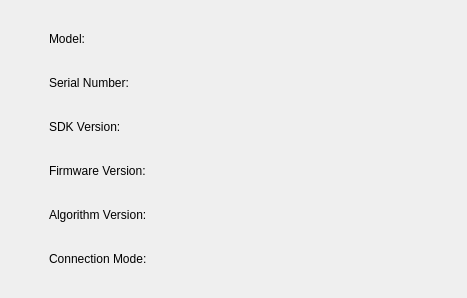
<?xml version="1.0" encoding="UTF-8"?>
<ui version="4.0">
 <class>CameraInfoWidget</class>
 <widget class="QWidget" name="CameraInfoWidget">
  <property name="geometry">
   <rect>
    <x>0</x>
    <y>0</y>
    <width>467</width>
    <height>298</height>
   </rect>
  </property>
  <property name="windowTitle">
   <string>Camera Info</string>
  </property>
  <layout class="QVBoxLayout" name="verticalLayout">
   <property name="leftMargin">
    <number>40</number>
   </property>
   <property name="topMargin">
    <number>20</number>
   </property>
   <property name="rightMargin">
    <number>40</number>
   </property>
   <property name="bottomMargin">
    <number>20</number>
   </property>
   <item>
    <widget class="QWidget" name="widget" native="true">
     <layout class="QHBoxLayout" name="horizontalLayout">
      <item>
       <widget class="QLabel" name="label">
        <property name="text">
         <string>Model:</string>
        </property>
       </widget>
      </item>
      <item>
       <spacer name="horizontalSpacer">
        <property name="orientation">
         <enum>Qt::Horizontal</enum>
        </property>
        <property name="sizeHint" stdset="0">
         <size>
          <width>40</width>
          <height>20</height>
         </size>
        </property>
       </spacer>
      </item>
      <item>
       <widget class="QLabel" name="modelLabel"/>
      </item>
     </layout>
    </widget>
   </item>
   <item>
    <widget class="QWidget" name="widget_2" native="true">
     <layout class="QHBoxLayout" name="horizontalLayout_2">
      <item>
       <widget class="QLabel" name="label_7">
        <property name="text">
         <string>Serial Number:</string>
        </property>
       </widget>
      </item>
      <item>
       <spacer name="horizontalSpacer_2">
        <property name="orientation">
         <enum>Qt::Horizontal</enum>
        </property>
        <property name="sizeHint" stdset="0">
         <size>
          <width>40</width>
          <height>20</height>
         </size>
        </property>
       </spacer>
      </item>
      <item>
       <widget class="QLabel" name="snLabel"/>
      </item>
     </layout>
    </widget>
   </item>
   <item>
    <widget class="QWidget" name="widget_3" native="true">
     <layout class="QHBoxLayout" name="horizontalLayout_3">
      <item>
       <widget class="QLabel" name="label_8">
        <property name="text">
         <string>SDK Version:</string>
        </property>
       </widget>
      </item>
      <item>
       <spacer name="horizontalSpacer_3">
        <property name="orientation">
         <enum>Qt::Horizontal</enum>
        </property>
        <property name="sizeHint" stdset="0">
         <size>
          <width>40</width>
          <height>20</height>
         </size>
        </property>
       </spacer>
      </item>
      <item>
       <widget class="QLabel" name="sdkVerLabel"/>
      </item>
     </layout>
    </widget>
   </item>
   <item>
    <widget class="QWidget" name="widget_4" native="true">
     <layout class="QHBoxLayout" name="horizontalLayout_4">
      <item>
       <widget class="QLabel" name="label_9">
        <property name="text">
         <string>Firmware Version:</string>
        </property>
       </widget>
      </item>
      <item>
       <spacer name="horizontalSpacer_4">
        <property name="orientation">
         <enum>Qt::Horizontal</enum>
        </property>
        <property name="sizeHint" stdset="0">
         <size>
          <width>40</width>
          <height>20</height>
         </size>
        </property>
       </spacer>
      </item>
      <item>
       <widget class="QLabel" name="firmwareVerLabel"/>
      </item>
     </layout>
    </widget>
   </item>
   <item>
    <widget class="QWidget" name="widget_5" native="true">
     <layout class="QHBoxLayout" name="horizontalLayout_5">
      <item>
       <widget class="QLabel" name="label_10">
        <property name="text">
         <string>Algorithm Version:</string>
        </property>
       </widget>
      </item>
      <item>
       <spacer name="horizontalSpacer_5">
        <property name="orientation">
         <enum>Qt::Horizontal</enum>
        </property>
        <property name="sizeHint" stdset="0">
         <size>
          <width>40</width>
          <height>20</height>
         </size>
        </property>
       </spacer>
      </item>
      <item>
       <widget class="QLabel" name="algoVerLabel"/>
      </item>
     </layout>
    </widget>
   </item>
   <item>
    <widget class="QWidget" name="widget_6" native="true">
     <layout class="QHBoxLayout" name="horizontalLayout_6">
      <item>
       <widget class="QLabel" name="label_2">
        <property name="text">
         <string>Connection Mode:</string>
        </property>
       </widget>
      </item>
      <item>
       <spacer name="horizontalSpacer_6">
        <property name="orientation">
         <enum>Qt::Horizontal</enum>
        </property>
        <property name="sizeHint" stdset="0">
         <size>
          <width>40</width>
          <height>20</height>
         </size>
        </property>
       </spacer>
      </item>
      <item>
       <widget class="QLabel" name="connectionMode"/>
      </item>
     </layout>
    </widget>
   </item>
  </layout>
 </widget>
 <resources/>
 <connections/>
</ui>
